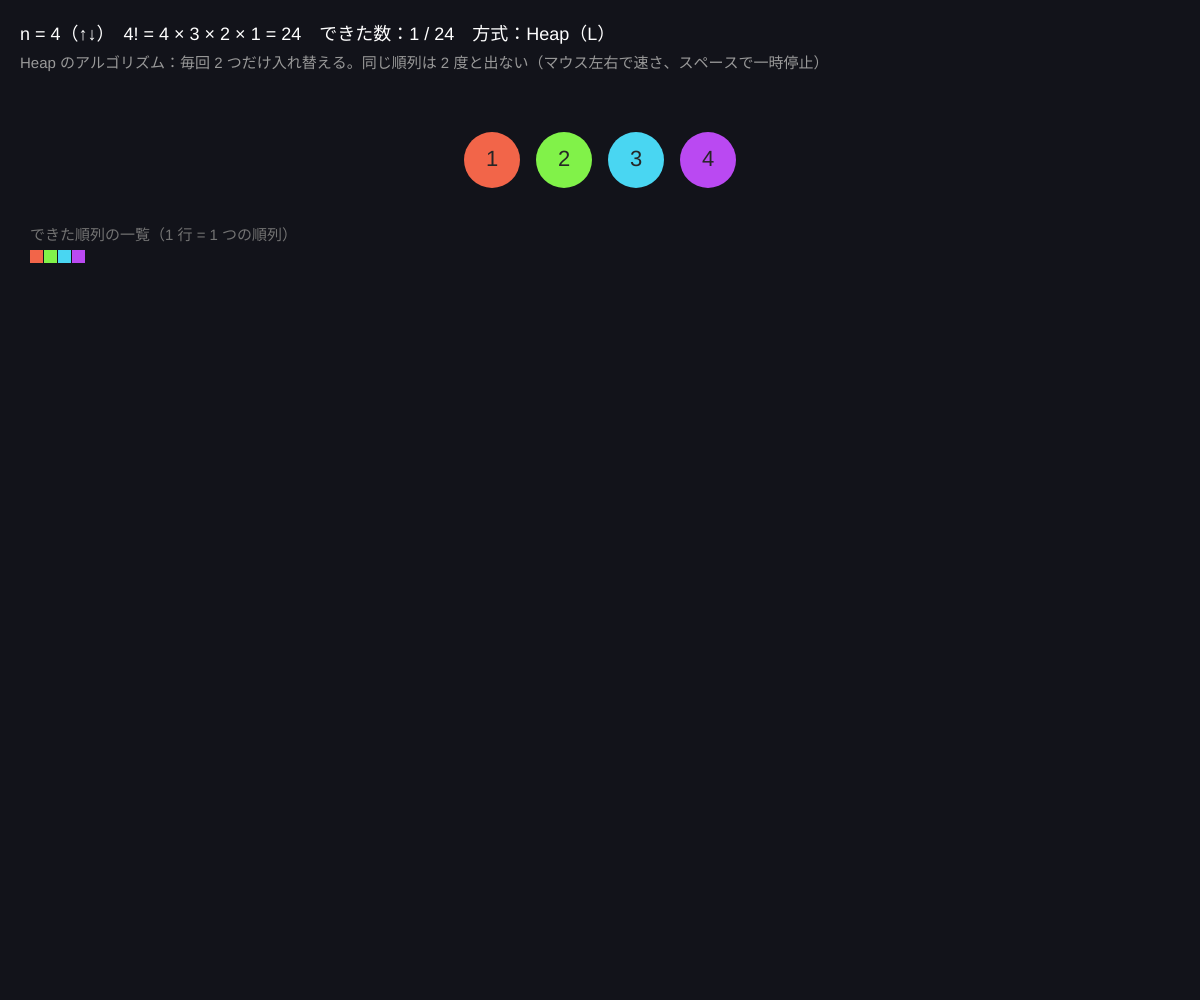
Frame 1 (no input)
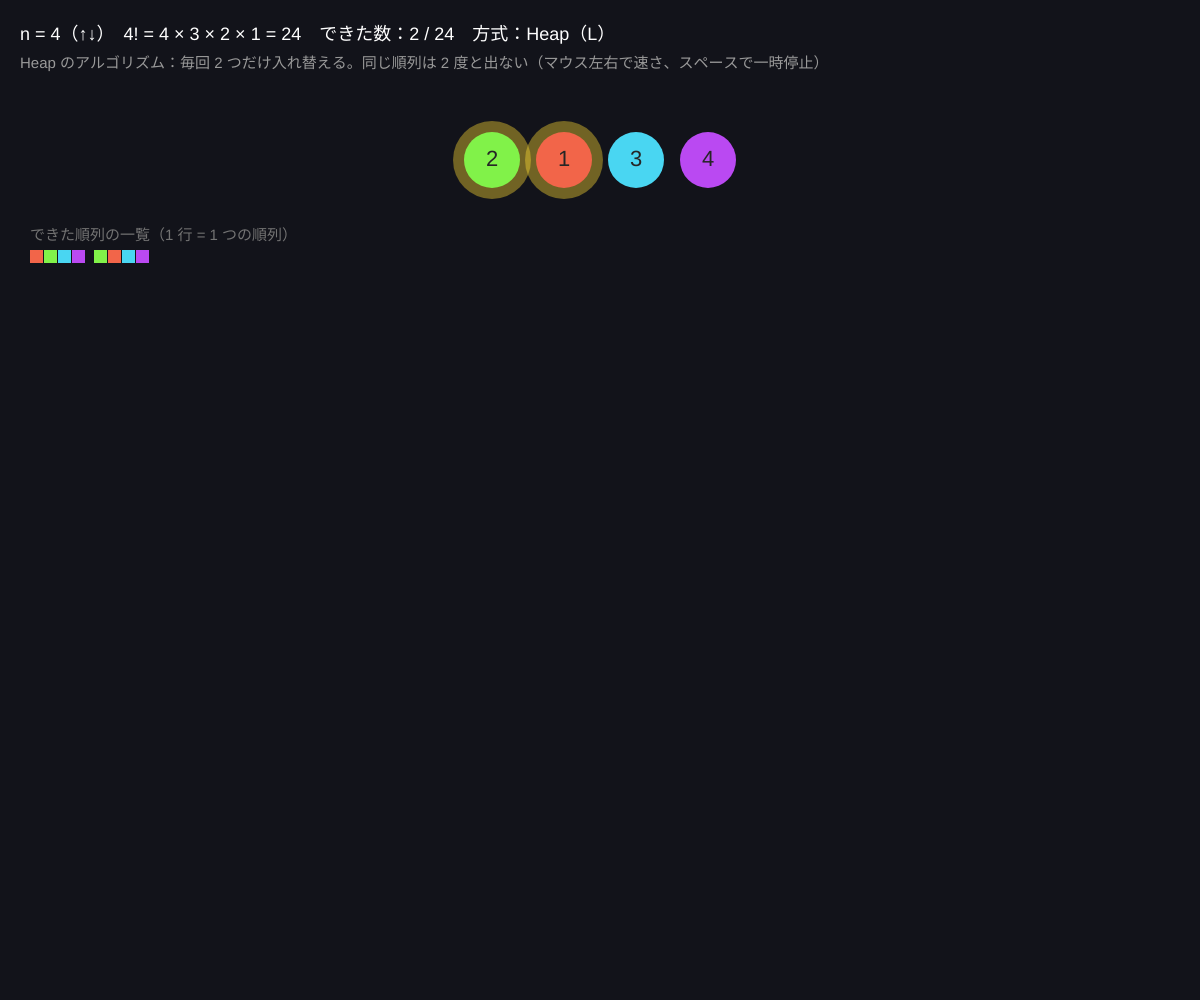
Frame 60 (no input)
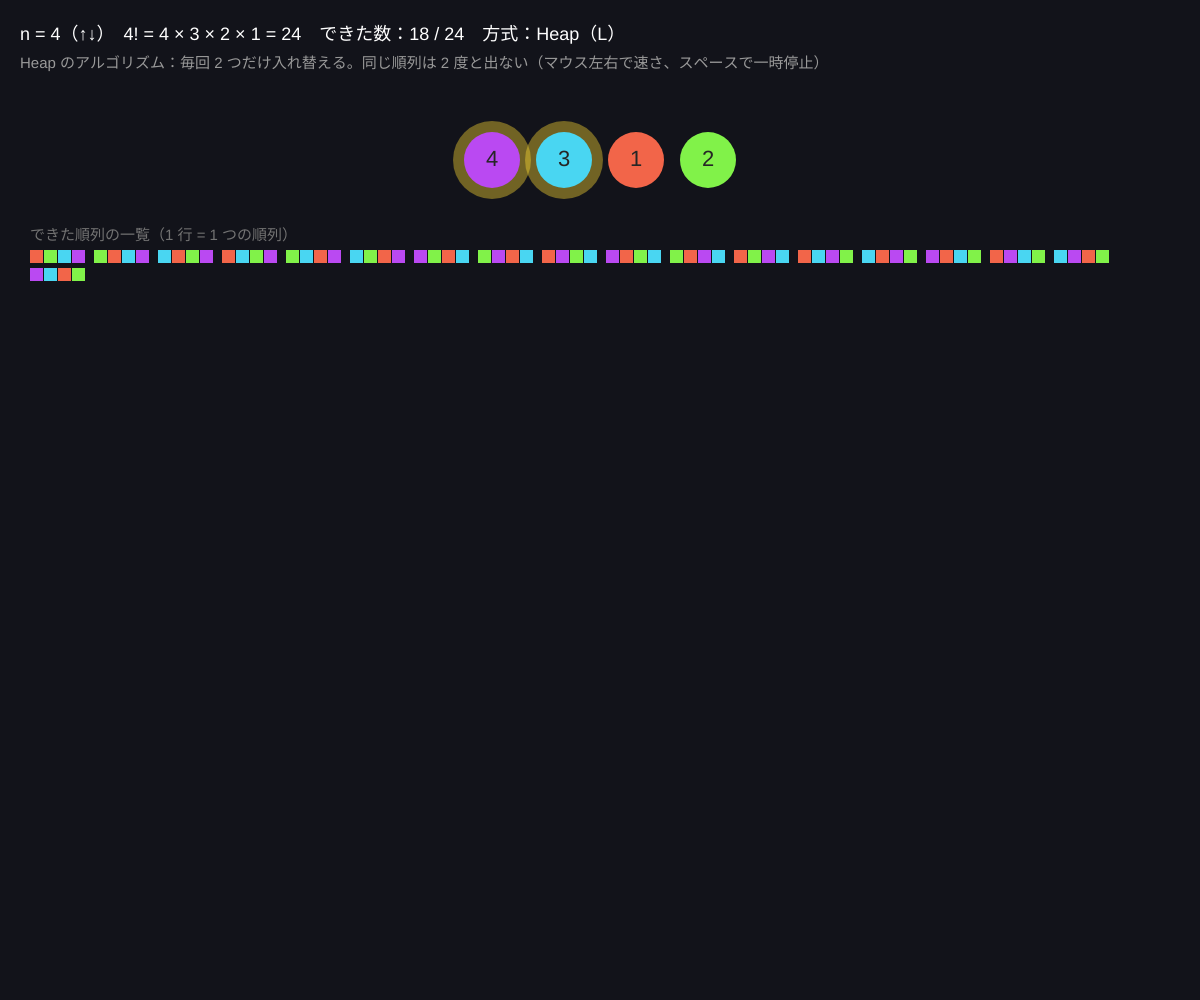
Frame 120 (the mouse pressed at the canvas centre since frame 60)

The p5.js sketch that drew these frames (run headless with seeded random() and noise() and a simulated clock; from frame 60 on, the mouse is pressed at the canvas centre):

// p5.js sketch
// ── sketch.js
// ============================================
// 00 順列をすべて並べる
// n 個の色玉の並べ方（順列）は n! = n × (n−1) × … × 1 通り
// Heap のアルゴリズム（隣り合わない 2 つを入れ替えていく）で、1 つずつ全部つくる
// ↑↓ = n（3〜6）/ スペース = 一時停止 / L = 辞書順生成と Heap を切り替え / R = 最初から / マウス左右 = 速さ
// ============================================

let n = 4;               // ★ 玉の数（3〜6）
let perm = [];           // いまの順列（0..n-1 の並び）
let hist = [];           // できた順列の記録（表示用）
let total = 1;           // n!
let paused = false;
let useLex = false;      // true なら辞書順（next permutation）
let swapped = [-1, -1];  // 直前に入れ替えた 2 か所（光らせる）
let done = false;
let tick = 0;
let histLayer;           // 順列の一覧を描きためる層
// Heap のアルゴリズム用の状態
let heapC = [], heapI = 1;

function setup() {
  createCanvas(windowWidth, windowHeight);
  colorMode(HSB, 360, 100, 100, 100);
  histLayer = createGraphics(width, height);
  restart();
}

function restart() {
  perm = [];
  for (let i = 0; i < n; i++) perm.push(i);
  total = factorial(n);
  hist = [];
  heapC = new Array(n).fill(0);
  heapI = 1;
  done = false;
  swapped = [-1, -1];
  histLayer.clear();
  histLayer.colorMode(HSB, 360, 100, 100, 100);
  record();
}

// ★ Heap のアルゴリズム：1 回呼ぶと次の順列に進む（入れ替えは 1 回だけ）
function heapNext() {
  while (heapI < n) {
    if (heapC[heapI] < heapI) {
      let j = heapI % 2 === 0 ? 0 : heapC[heapI];
      [perm[j], perm[heapI]] = [perm[heapI], perm[j]];
      swapped = [j, heapI];
      heapC[heapI]++;
      heapI = 1;
      return true;
    }
    heapC[heapI] = 0;
    heapI++;
  }
  return false;   // 全部できた
}

// ★ 辞書順：後ろから「上がる所」を探して入れ替え、残りを反転
function lexNext() {
  let i = n - 2;
  while (i >= 0 && perm[i] > perm[i + 1]) i--;
  if (i < 0) return false;
  let j = n - 1;
  while (perm[j] < perm[i]) j--;
  [perm[i], perm[j]] = [perm[j], perm[i]];
  swapped = [i, j];
  let a = i + 1, b = n - 1;
  while (a < b) { [perm[a], perm[b]] = [perm[b], perm[a]]; a++; b--; }
  return true;
}

function record() {
  let idx = hist.length;
  hist.push(perm.slice());
  // 一覧に 1 行ぶん描く
  let lay = layout();
  let col = idx % lay.perRow, rowI = Math.floor(idx / lay.perRow);
  let x0 = lay.x + col * lay.tileW, y0 = lay.y + rowI * lay.tileH;
  histLayer.noStroke();
  for (let i = 0; i < n; i++) {
    histLayer.fill(ballHue(perm[i]), 70, 95);
    histLayer.rect(x0 + i * lay.s, y0, lay.s - 1, lay.s - 1);
  }
}

// 一覧の並べ方（n によって大きさを変える）
function layout() {
  let s = n <= 4 ? 14 : n === 5 ? 10 : 7;
  let tileW = n * s + 8, tileH = s + 4;
  let x = 30, y = 250;
  let perRow = Math.max(1, Math.floor((width - 60) / tileW));
  return { s, tileW, tileH, x, y, perRow };
}

function ballHue(v) { return (v * 360) / n + 10; }

function draw() {
  background(230, 30, 10);
  let speed = map(mouseX, 0, width, 2, 30, true);   // 1 秒あたりの順列の数
  if (!paused && !done) {
    tick += speed / 60;
    while (tick >= 1 && !done) {
      tick -= 1;
      let ok = useLex ? lexNext() : heapNext();
      if (ok) record(); else { done = true; swapped = [-1, -1]; }
    }
  }

  // 一覧
  image(histLayer, 0, 0);

  // いまの順列（大きく）
  let r = 56, gap = 16;
  let x0 = width / 2 - ((n * (r + gap)) - gap) / 2 + r / 2, y0 = 160;
  for (let i = 0; i < n; i++) {
    let glow = (i === swapped[0] || i === swapped[1]) ? 1 : 0;
    noStroke();
    if (glow) { fill(50, 80, 100, 40); circle(x0 + i * (r + gap), y0, r + 22); }
    fill(ballHue(perm[i]), 70, 95);
    circle(x0 + i * (r + gap), y0, r);
    fill(0, 0, 15);
    textAlign(CENTER, CENTER);
    textSize(22);
    text(perm[i] + 1, x0 + i * (r + gap), y0);
  }
  textAlign(LEFT, BASELINE);

  // 説明
  noStroke();
  fill(0, 0, 100);
  textSize(18);
  let formula = [];
  for (let i = n; i >= 1; i--) formula.push(i);
  text('n = ' + n + '（↑↓）　' + n + '! = ' + formula.join(' × ') + ' = ' + total + '　できた数：' + hist.length + ' / ' + total +
       '　方式：' + (useLex ? '辞書順' : 'Heap') + '（L）　' + (paused ? '一時停止中' : '') + (done ? '　完了！ R でもう一度' : ''), 20, 40);
  fill(0, 0, 60);
  textSize(15);
  text(useLex ? '辞書順：後ろから見て「上がる場所」を見つけ、そこを入れ替えて残りを反転する。並びがきれいに増えていく'
              : 'Heap のアルゴリズム：毎回 2 つだけ入れ替える。同じ順列は 2 度と出ない（マウス左右で速さ、スペースで一時停止）', 20, 68);
  fill(0, 0, 45);
  text('できた順列の一覧（1 行 = 1 つの順列）', 30, 240);
}

function keyPressed() {
  if (key === UP_ARROW && n < 6) { n++; restart(); }
  if (key === DOWN_ARROW && n > 3) { n--; restart(); }
  if (key === ' ') paused = !paused;
  if (key === 'l' || key === 'L') { useLex = !useLex; restart(); }
  if (key === 'r' || key === 'R') restart();
}

// ---------- やってみよう ----------
// 1. n を 3 → 4 → 5 → 6 と増やすと、できる数は 6 → 24 → 120 → 720。一覧の長さの増え方を見よう
// 2. 辞書順（L）では一覧がきれいに並ぶ。Heap ではどう見える？ どちらも全部の順列を 1 回ずつ通る
// 3. 「1 番の玉が先頭にある順列」だけ数えると (n−1)! になるはず。一覧から数えてみよう
// 4. ballHue を変えて、2 色（同じ色の玉が 2 個）にしたら「見かけ上ちがう並び」はいくつ？（n!/2!）

// ---------- 道具 ----------
function factorial(k) { let f = 1; for (let i = 2; i <= k; i++) f *= i; return f; }
